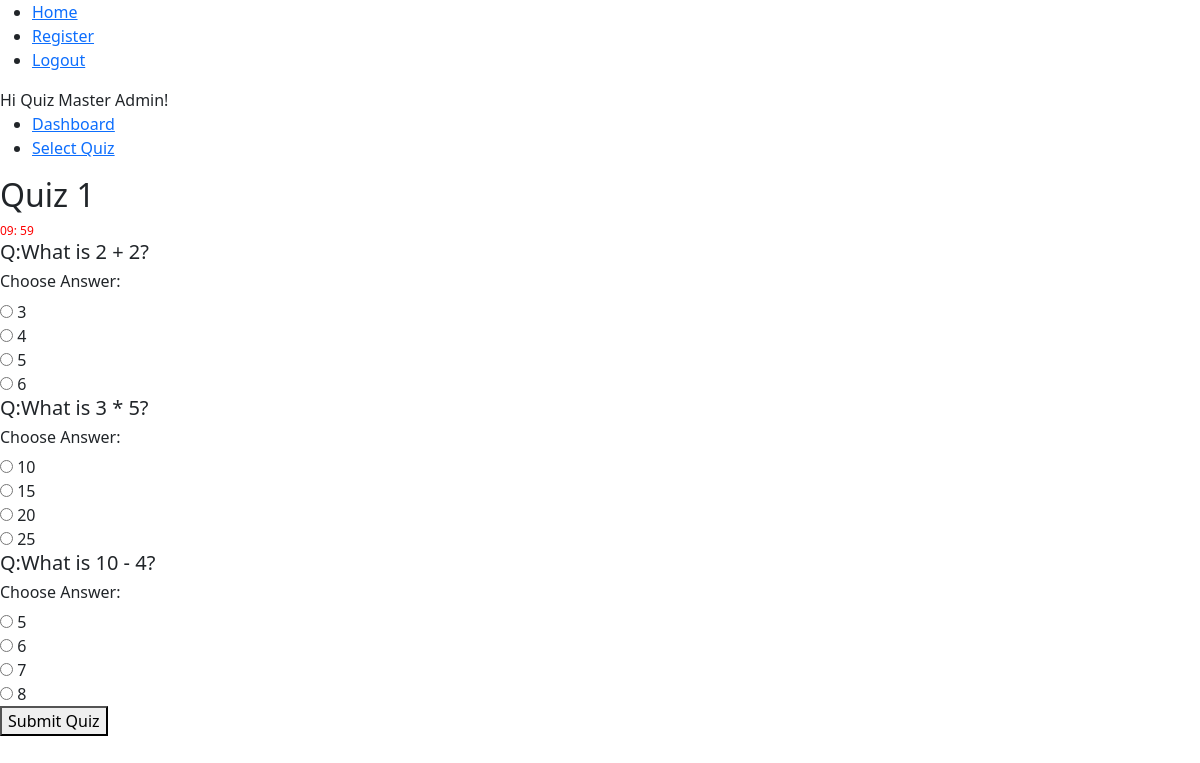
The page /quiz/1 (signed in) on the database as committed earlier.
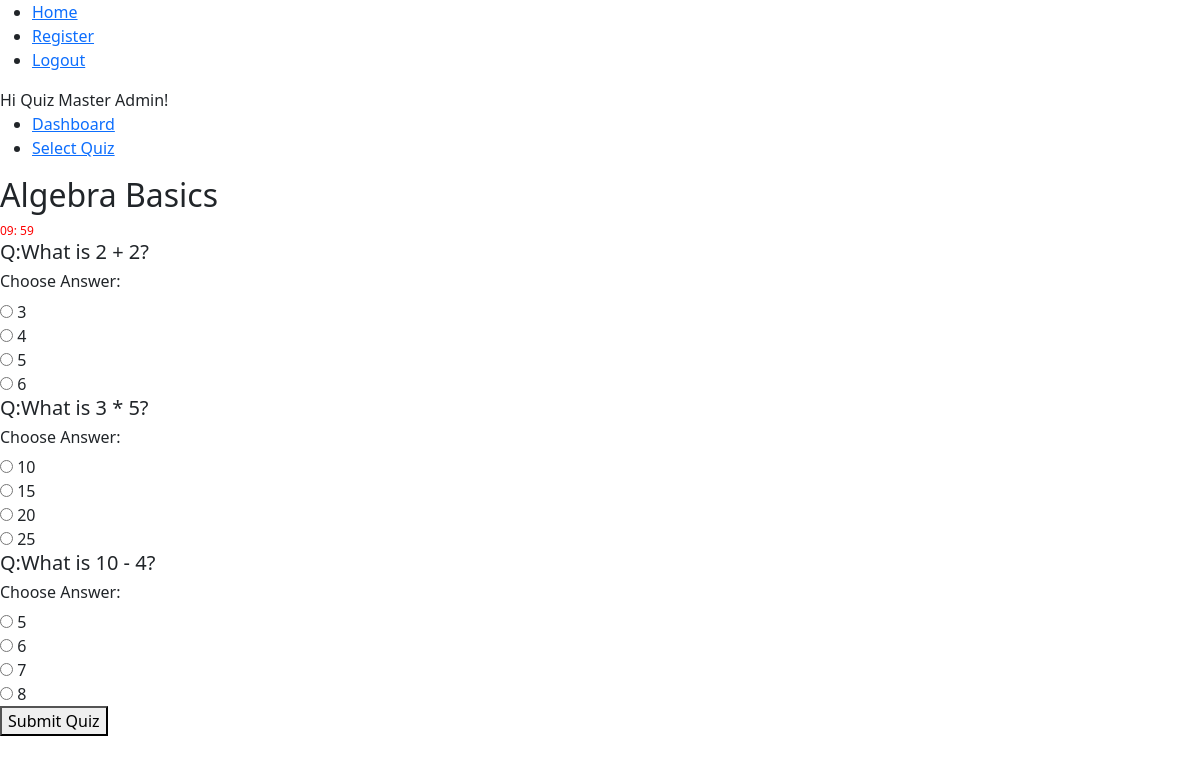
The same page on the database as committed later.
### app/models.py (models this page shows)
class Quiz(db.Model):
    id = db.Column(db.Integer, primary_key=True)
    name = db.Column(db.String(100), nullable=False)
    date_of_quiz = db.Column(db.DateTime)
    time_duration = db.Column(db.Integer, default = 0)
    chapter_id = db.Column(db.Integer,db.ForeignKey('chapter.id'), nullable=False)
    questions = db.relationship('Question', backref='quiz', lazy=True)

### app/routes.py (the view, shortened to what this page needs)
@app.route("/quiz/<int:quiz_id>", methods=['GET', 'POST'])
@login_required
def attempt_quiz(quiz_id):
    quiz = Quiz.query.get_or_404(quiz_id)
    questions = quiz.questions
    return render_template("user/attempt_quiz.html", quiz=quiz, questions = questions)

### app/routes.py (called while the page is built)
@login_manager.user_loader
def load_user(user_id):
    return User.query.get(user_id)

### app/templates/user/attempt_quiz.html (shortened to what this page needs)
{% extends 'layout.html' %}
{% block content %}
{% block head %}
    {{ super() }}
{% endblock %}
    <h2>{{quiz.name}}</h2>
    {% if quiz.time_duration > 0 %}
    <div class="timer">
        <span id="timer">00:00</span>
    </div>
    {% endif %}
    <form id = "quizForm" method="POST">
        <div>
            {% for question in questions %}
            <div>
                <h5>Q:{{question.question_statement}}</h5>
                <h6>Choose Answer:</h6>
                <div>
                    <input type="radio" name="question_{{question.id}}" value="1">
                    <label>{{ question.option1 }}</label>
                </div>
                <div>
                    <input type="radio" name="question_{{question.id}}" value="2">
                    <label>{{ question.option2 }}</label>
                </div>
                <div>
                    <input type="radio" name="question_{{question.id}}" value="3">
                    <label>{{ question.option3 }}</label>
                </div>
                <div>
                    <input type="radio" name="question_{{question.id}}" value="4">
                    <label>{{ question.option4 }}</label>
                </div>
            </div>
            {%endfor%}
        </div>
        <button type="submit">Submit Quiz</button>
    </form>
{% endblock %}

Rows that differ between the two databases and show on the page:
changed Quiz: name "Quiz 1" → "Algebra Basics"
